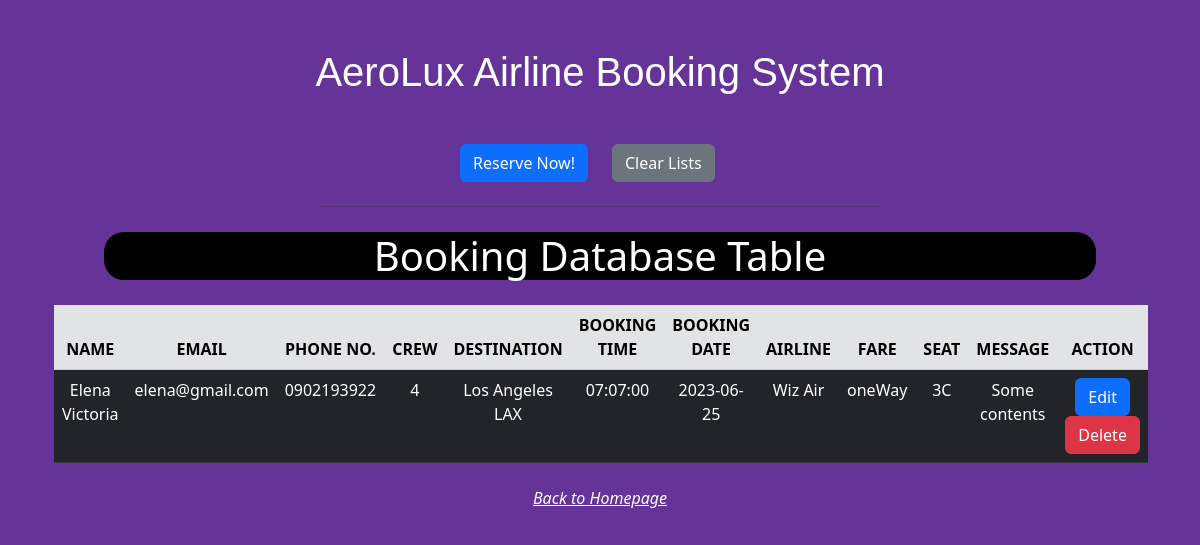
Screenshot of /admin_page.php (signed in) with the database file from the repository.
### tables this page shows
CREATE TABLE `passengers_record` (
  `id` int(11) NOT NULL,
  `customer_name` varchar(128) NOT NULL,
  `email` varchar(128) NOT NULL,
  `phone_no` varchar(128) NOT NULL,
  `crew` varchar(128) NOT NULL,
  `location_to` varchar(128) NOT NULL,
  `booking_time` time NOT NULL,
  `booking_date` date NOT NULL,
  `airline` varchar(128) NOT NULL,
  `fare` varchar(128) NOT NULL,
  `seat` varchar(128) NOT NULL,
  `customer_message` text DEFAULT NULL,
  `image_file` varchar(200) DEFAULT NULL
);

### admin_page.php (the view, shortened to what this page needs)
<?php
$conn = connectDB();
$sql = "SELECT *
        FROM passengers_record
        ORDER BY booking_date, booking_time DESC;";
$results = mysqli_query($conn, $sql);
if ($results === false)
    echo mysqli_error($conn);
else
    $all_data = mysqli_fetch_all($results, MYSQLI_ASSOC);
?>
<!doctype html>
<html lang="en">
  <head>
    <link href="https://cdn.jsdelivr.net/npm/bootstrap@5.3.0-alpha3/dist/css/bootstrap.min.css" rel="stylesheet">
  </head>
  <body style="background-color: rebeccapurple">
  <div class="container">
        <h1 class="text-center my-4 py-4" style="font-family: Tahoma, Verdana, Segoe, sans-serif; color: white">AeroLux Airline Booking System</h1>
        <div class="container text-center">
            <div class="row">
                <div class="col">
                    <div align="right">
                        <button type="button" class="btn btn-primary" data-bs-toggle="modal" data-bs-target="#staticBackdrop">
                        Reserve Now!
                        </button>
                    </div>
                </div>
                <div class="col" align="left">
                    <form action="" method="POST">
                        <button type="submit" class="btn btn-secondary" name="clear_all">Clear Lists</button>
                    </form>
                </div>
            </div>
        </div>
        <br>
        <hr class="bg-dark w-50 m-auto">
        <div class="container-fluid">
            <div style="margin: 25px 50px 25px 50px; background-color: black; color: white; border-radius:20px">
                <h1 align="center">Booking Database Table</h1>
            </div>
            <table class="table table-dark table-hover">
                <thead align="center">
                    <tr>
                    <th scope="col" class="table-secondary">NAME</th>
                    <th scope="col" class="table-secondary">EMAIL</th>
                    <th scope="col" class="table-secondary">PHONE NO.</th>
                    <th scope="col" class="table-secondary">CREW</th>
                    <th scope="col" class="table-secondary">DESTINATION</th>
                    <th scope="col" class="table-secondary">BOOKING TIME</th>
                    <th scope="col" class="table-secondary">BOOKING DATE</th>
                    <th scope="col" class="table-secondary">AIRLINE</th>
                    <th scope="col" class="table-secondary">FARE</th>
                    <th scope="col" class="table-secondary">SEAT</th>
                    <th scope="col" class="table-secondary">MESSAGE</th>
                    <th scope="col" class="table-secondary">ACTION</th>
                    </tr>
                </thead>
                <?php if (!empty($all_data)): ?>
                <tbody align="center">
                    <?php foreach ($all_data as $index => $data): ?>
                    <tr>
                        <td><?= htmlspecialchars($data["customer_name"]) ?></td>
                        <td><?= htmlspecialchars($data["email"]) ?></td>
                        <td><?= htmlspecialchars($data["phone_no"]) ?></td>
                        <td><?= htmlspecialchars($data["crew"]) ?></td>
                        <td><?= htmlspecialchars($data["location_to"]) ?></td>
                        <td><?= htmlspecialchars($data["booking_time"]) ?></td>
                        <td><?= htmlspecialchars($data["booking_date"]) ?></td>
                        <td><?= htmlspecialchars($data["airline"]) ?></td>
                        <td><?= htmlspecialchars($data["fare"]) ?></td>
                        <td><?= htmlspecialchars($data["seat"]) ?></td>
                        <td><?= htmlspecialchars($data["customer_message"]) ?></td>
                        <td><a class="btn btn-primary" href="edit_data.php?id=<?= $data["id"]; ?>">Edit</a> <a class="btn btn-danger" href="delete_data.php?id=<?= $data['id']; ?>">Delete</a></td>
                    </tr>
                    <?php endforeach; ?>
                </tbody>
            <?php else: ?>
                <p style="color: white;">No articles found.</p>
            <?php endif; ?>
            </table>
            <div align="center">
                <i><a class="btn btn-link" href="index.php" role="button" style="color: white">Back to Homepage</a></i>
            </div>
        </div>
    </div>
  </body>
</html>

### rows the page displays
passengers_record: customer_name "Elena Victoria", email "elena@gmail.com", phone_no "0902193922", crew "4", location_to "Los Angeles LAX", booking_time "07:07:00", booking_date "2023-06-25", airline "Wiz Air", fare "oneWay", seat "3C", customer_message "Some contents"
